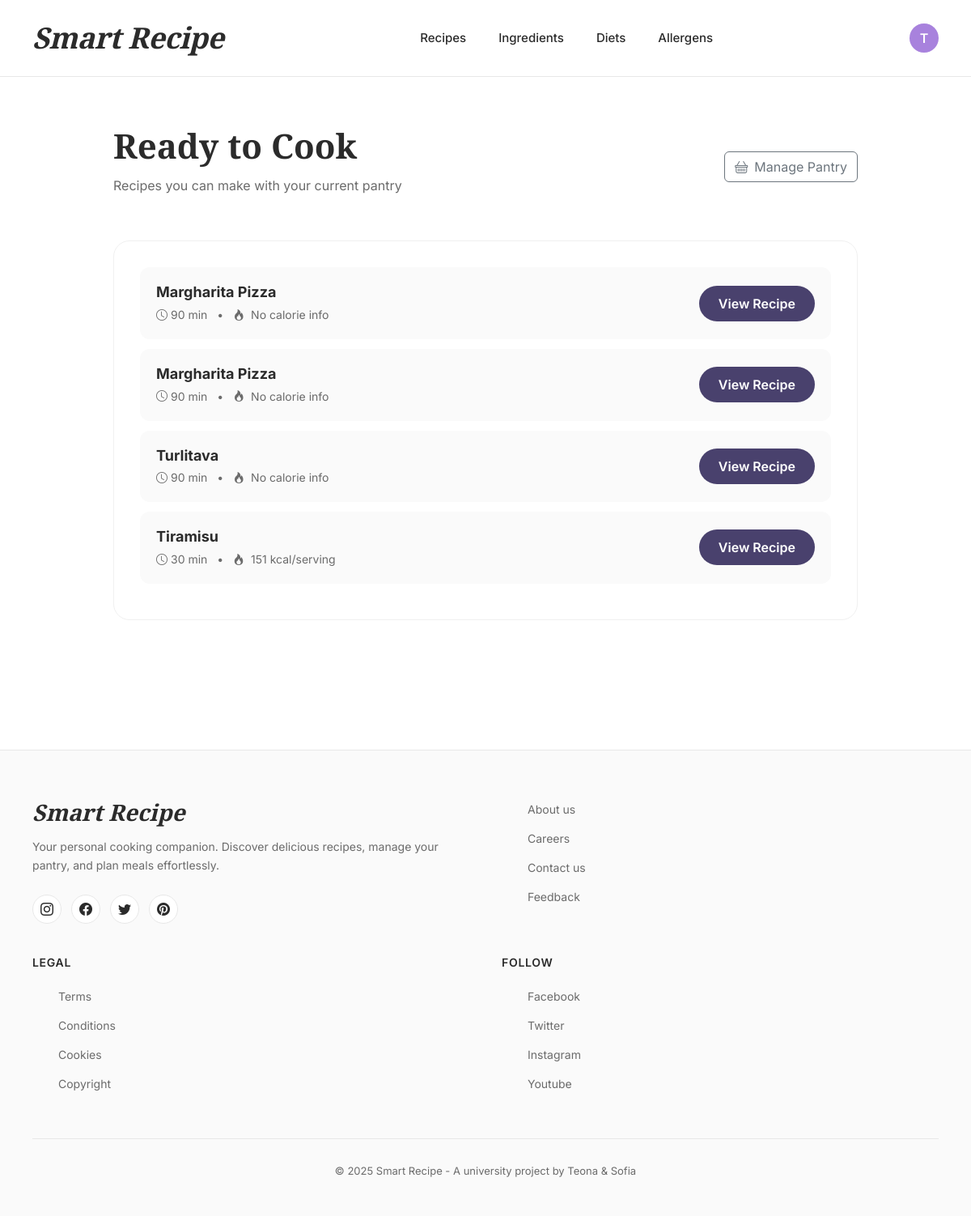
Page /recipes/cookable/ (signed in) on the earlier database version.
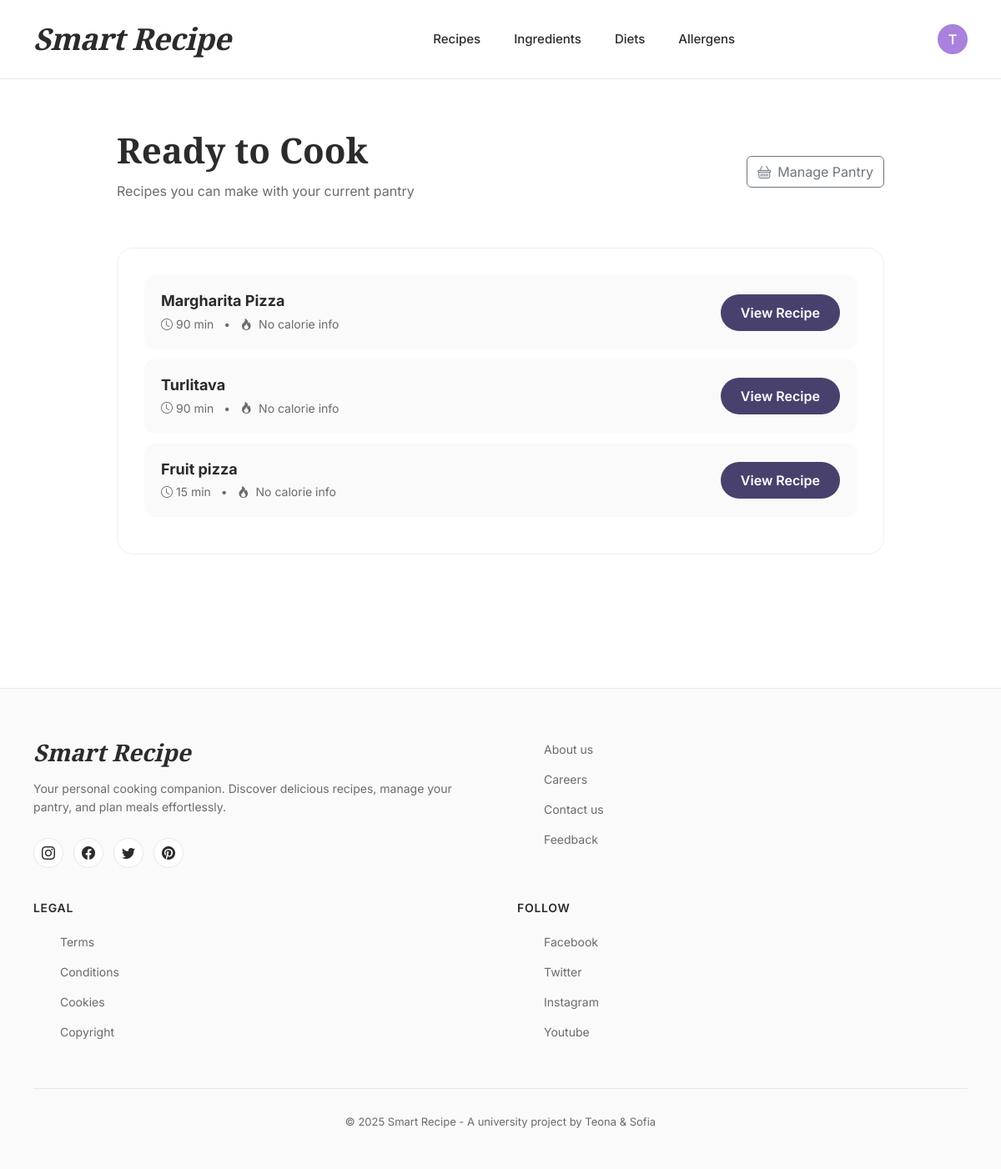
Same page on the later database version.
### smart_recipe_app/models.py (models this page shows, shortened)
class Recipe(models.Model):
    name = models.CharField(max_length=200)
    description = models.TextField(blank=True)
    no_of_servings = models.PositiveIntegerField(default=1)
    preparation_time = models.PositiveIntegerField(help_text="Minutes")
    image = models.ImageField(upload_to='recipes/', blank=True, null=True)
    ingredients = models.ManyToManyField(Ingredient, through='RecipeIngredientRelation', related_name='recipes')  # ingredient.recipes.all()
    @property
    def total_calories(self):
        return sum(ingredient_per_recipe.calories for ingredient_per_recipe in self.recipe_ingredients.all())
    @property
    def calories_per_serving(self):
        if self.no_of_servings:
            return self.total_calories / self.no_of_servings
        return None

class RecipeIngredientRelation(models.Model):
    recipe = models.ForeignKey(Recipe, on_delete=models.CASCADE, related_name='recipe_ingredients')  # recipe.recipe_ingredients.all()
    ingredient = models.ForeignKey(Ingredient, on_delete=models.CASCADE, related_name='ingredient_recipes')  # ingredients.ingredient_recipes.all()
    quantity = models.FloatField(validators=[MinValueValidator(0.000001)], help_text="Amount in ingredient.base_unit (e.g., 200 g, 2 piece)")    # how many of the base_units (like 4 bananas)
    class Meta:
        unique_together = ('recipe', 'ingredient')
    @property
    def calories(self):
        return self.quantity * self.ingredient.calories_per_one_unit

class Ingredient(models.Model):
    UNIT_CHOICES = [
        ('g', 'grams (g)'),
        ('ml', 'milliliters (ml)'),
        ('pcs', 'pieces'),
        ('tsp', 'teaspoon'),
        ('tbsp', 'tablespoon'),
        ('cup', 'cup'),
    ]
    name = models.CharField(max_length=100, unique=True)
    base_unit = models.CharField(max_length=20, choices=UNIT_CHOICES,
                                 help_text="Mass units like kilograms (kg), grams (g), liters (l) and etc.")
    base_amount = models.FloatField(validators=[MinValueValidator(0.000001)], help_text="Amount of base_unit used for calorie calculation (e.g. 100 g, 100 ml, 1 piece)")
    calories_per_base_amount = models.FloatField(validators=[MinValueValidator(0)], help_text="Calories for the base amount (e.g. kcal per 100 g)")
    allergens = models.ManyToManyField(Allergen, blank=True, related_name='ingredients')  # allergen.ingredients.all()
    diets = models.ManyToManyField(Diet, through='IngredientDietRelation', related_name='ingredients')  # diet.ingredients.all()
    @property
    def calories_per_one_unit(self):
        return self.calories_per_base_amount / self.base_amount

### smart_recipe_app/views.py (the view)
# urls.py: path('recipes/cookable/', views.cookable_recipes, name='cookable_recipes'),
@login_required
def cookable_recipes(request):
    from smart_recipe_app.services import get_cookable_recipes
    cookable = get_cookable_recipes(request.user)
    return render(request, 'recipes/cookable.html', {
        'recipes': cookable,
    })

### smart_recipe_app/services.py (called while the page is built)
def can_cook_with_pantry(recipe, pantry):
    missing = []
    for relation in recipe.recipe_ingredients.all():
        needed_ingredient = relation.ingredient
        needed_quantity = relation.quantity
        pantry_item = pantry.items.filter(ingredient=needed_ingredient).first()
        if not pantry_item:
            missing.append((needed_ingredient, needed_quantity, 0))
        elif pantry_item.quantity < needed_quantity:
            missing.append((needed_ingredient, needed_quantity, pantry_item.quantity))
    can_cook = len(missing) == 0
    return can_cook, missing

def get_cookable_recipes(user):
    pantry, _ = Pantry.objects.get_or_create(user=user)
    recipes = Recipe.objects.all()
    cookable = []
    for recipe in recipes:
        can_cook, _ = can_cook_with_pantry(recipe, pantry)
        if can_cook:
            cookable.append(recipe)
    return cookable

### smart_recipe_app/templates/recipes/cookable.html (shortened to what this page needs)
{% extends 'common/base.html' %}
{% block content %}
<div class="cookable-container">
    <div class="page-header">
        <div class="d-flex justify-content-between align-items-center flex-wrap gap-3">
            <div>
                <h1 class="page-title">Ready to Cook</h1>
                <p class="page-subtitle">Recipes you can make with your current pantry</p>
            </div>
            <a href="{% url 'pantry' %}" class="btn btn-outline-secondary">
                <i class="bi bi-basket me-2"></i>Manage Pantry
            </a>
        </div>
    </div>
    <div class="cookable-card">
        {% if recipes %}
            {% for r in recipes %}
            <div class="recipe-item">
                <div class="recipe-info">
                    <h5>{{ r.name }}</h5>
                    <div class="recipe-meta">
                        <i class="bi bi-clock me-1"></i>{{ r.preparation_time }} min
                        <span class="mx-2">•</span>
                        <i class="bi bi-fire me-1"></i>
                        {% if r.calories_per_serving %}
                            {{ r.calories_per_serving|floatformat:0 }} kcal/serving
                        {% else %}
                            No calorie info
                        {% endif %}
                    </div>
                </div>
                <a href="{% url 'recipe_detail' r.id %}" class="btn-view">View Recipe</a>
            </div>
            {% endfor %}
        {% endif %}
    </div>
</div>
{% endblock %}

Differences in the rows shown:
removed Recipe: name "Margharita Pizza", preparation_time "90", no_of_servings "No calorie info"
removed Recipe: name "Tiramisu", preparation_time "30", calories_per_serving "151"
added Recipe: name "Fruit pizza", preparation_time "15", no_of_servings "No calorie info"
